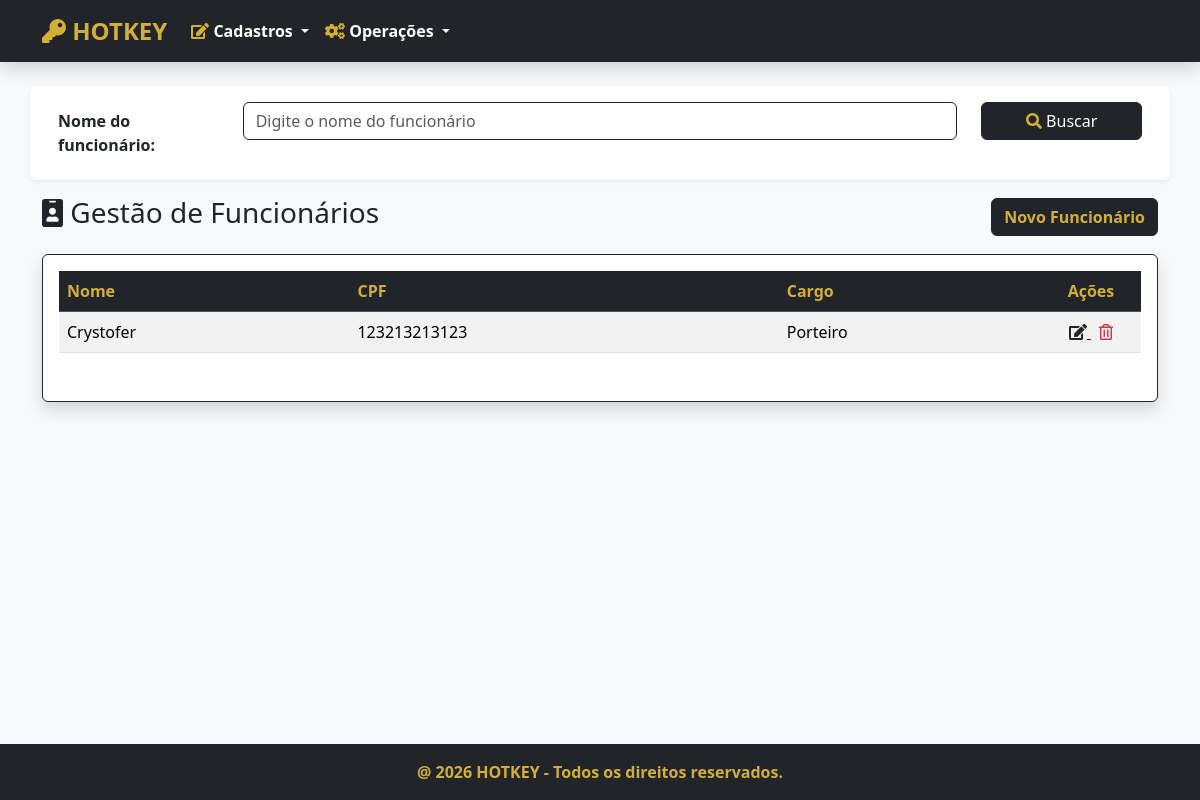
The app's page /funcionarios/ with its own data.
### funcionarios/models.py (models this page shows, shortened)
class Funcionario(Pessoa):
    CARGO_CHOICES = [
        ('PORTEIRO', 'Porteiro'),
        ('GERENTE', 'Gerente'),
    ]
    cargo = models.CharField ('Cargo',max_length=20, choices=CARGO_CHOICES, default='PORTEIRO')
    class Meta:
        verbose_name = 'Funcionario'
        verbose_name_plural = 'Funcionarios'

### clientes/models.py (models this page shows)
class Pessoa(models.Model):
    nome = models.CharField('Nome', max_length=100, help_text='Nome completo')
    cpf = models.CharField('CPF', max_length=14, unique=True, help_text='Apenas números ou formato 000.000.000-00')

### funcionarios/views.py (the view)
# urls.py: path('', FuncionarioListView.as_view(), name='funcionarios'),
class FuncionarioListView(ListView):
    model = Funcionario
    template_name = 'funcionarios.html'
    def get_queryset(self):
        buscar = self.request.GET.get('buscar')
        qs = super(FuncionarioListView, self).get_queryset()
        if buscar:
            qs = qs.filter(nome__icontains=buscar)
        if qs.count() > 0:
            paginator = Paginator(qs, 5)
            listagem = paginator.get_page(self.request.GET.get('page'))
            return listagem
        else:
            return messages.info(self.request,'Não existem funcionários cadastrados!')

### funcionarios/templates/funcionarios.html (shortened to what this page needs)
{% extends 'index.html' %}
{% load django_bootstrap5 %}
{% block content %}
<section class="section mt-4">
    <div class="container">
        <form action="" method="GET">
            <div class="form-group row p-3 mb-3 bg-white shadow-sm rounded">
                <label class="col-sm-2 col-form-label fw-bold">Nome do funcionário:</label>
                <div class="col-sm-8">
                    <input class="form-control border-dark" type="text" name="buscar" value="{{ request.GET.buscar }}" placeholder="Digite o nome do funcionário">
                </div>
                <div class="col-sm-2">
                    <button type="submit" class="btn btn-dark w-100"><i class="fas fa-search text-gold"></i> Buscar</button>
                </div>
            </div>
        </form>
        <div class="d-flex justify-content-between align-items-center mb-3">
            <h3 class="text-dark"><i class="fas fa-id-badge"></i> Gestão de Funcionários</h3>
            <a href="{% url 'funcionario_adicionar' %}" class="btn btn-dark text-gold fw-bold">Novo Funcionário</a>
        </div>
        {% if object_list %}
        <div class="card shadow border-dark">
            <div class="card-body">
                <div class="table-responsive">
                    <table class="table table-hover table-striped">
                        <thead class="table-dark">
                            <tr>
                                <th class="text-gold">Nome</th>
                                <th class="text-gold">CPF</th>
                                <th class="text-gold">Cargo</th>
                                <th style="width: 100px; text-align: center" class="text-gold">Ações</th>
                            </tr>
                        </thead>
                        <tbody>
                            {% for funcionario in object_list %}
                            <tr>
                                <td>{{ funcionario.nome }}</td>
                                <td>{{ funcionario.cpf }}</td>
                                <td>{{ funcionario.get_cargo_display }}</td>
                                <td style="text-align: center">
                                    <a href="{% url 'funcionario_editar' funcionario.pk %}" class="text-dark me-2" title="Editar">
                                        <i class="fas fa-edit"></i>
                                    </a>
                                    <a href="{% url 'funcionario_apagar' funcionario.pk %}" class="text-danger" title="Excluir">
                                        <i class="far fa-trash-alt"></i>
                                    </a>
                                </td>
                            </tr>
                            {% endfor %}
                        </tbody>
                    </table>
                </div>
            </div>
        </div>
        {% else %}
        <div class="alert alert-warning border-dark text-dark mt-4">
            <h5 class="m-0"><i class="fas fa-exclamation-triangle text-gold"></i> Não existem funcionários cadastrados!</h5>
        </div>
        {% endif %}
    </div>
</section>
{% endblock %}

### home/templates/head.html (style rules this page uses)
body { background-color: #f8f9fa; }
.text-gold { color: #D4AF37 !important; }

### records on screen
Funcionario: nome "Crystofer", cpf "123213213123", cargo "Porteiro"
